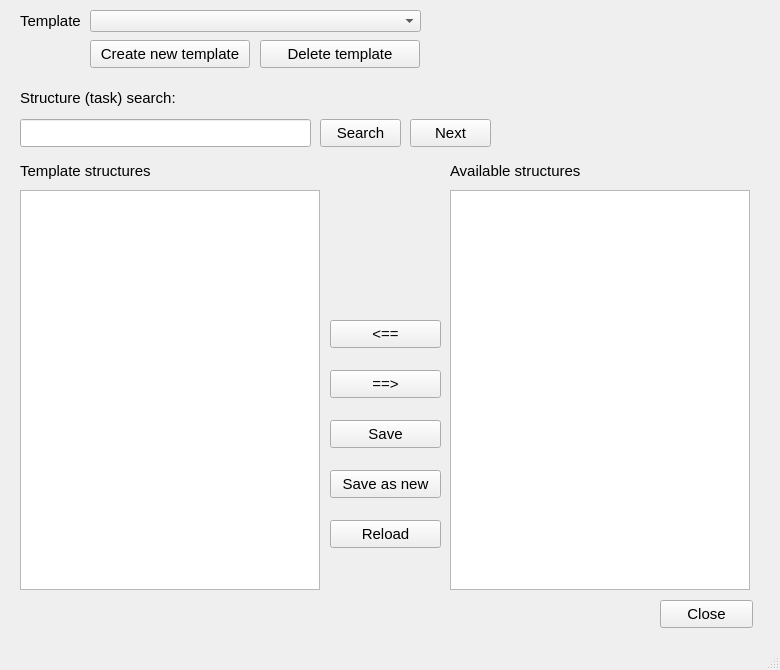
<?xml version="1.0" encoding="UTF-8"?>
<ui version="4.0">
 <class>MainWindow</class>
 <widget class="QMainWindow" name="MainWindow">
  <property name="geometry">
   <rect>
    <x>0</x>
    <y>0</y>
    <width>780</width>
    <height>670</height>
   </rect>
  </property>
  <property name="minimumSize">
   <size>
    <width>780</width>
    <height>670</height>
   </size>
  </property>
  <property name="maximumSize">
   <size>
    <width>780</width>
    <height>670</height>
   </size>
  </property>
  <property name="font">
   <font>
    <pointsize>9</pointsize>
   </font>
  </property>
  <property name="windowTitle">
   <string>MainWindow</string>
  </property>
  <widget class="QWidget" name="centralwidget">
   <widget class="QLabel" name="label">
    <property name="geometry">
     <rect>
      <x>20</x>
      <y>10</y>
      <width>71</width>
      <height>21</height>
     </rect>
    </property>
    <property name="font">
     <font>
      <pointsize>11</pointsize>
     </font>
    </property>
    <property name="text">
     <string>Template</string>
    </property>
   </widget>
   <widget class="QComboBox" name="TemplName">
    <property name="geometry">
     <rect>
      <x>90</x>
      <y>10</y>
      <width>331</width>
      <height>22</height>
     </rect>
    </property>
    <property name="font">
     <font>
      <pointsize>11</pointsize>
     </font>
    </property>
   </widget>
   <widget class="QPushButton" name="NewTempl">
    <property name="geometry">
     <rect>
      <x>90</x>
      <y>40</y>
      <width>160</width>
      <height>28</height>
     </rect>
    </property>
    <property name="font">
     <font>
      <pointsize>11</pointsize>
     </font>
    </property>
    <property name="text">
     <string>Create new template</string>
    </property>
   </widget>
   <widget class="QPushButton" name="Del">
    <property name="geometry">
     <rect>
      <x>260</x>
      <y>40</y>
      <width>160</width>
      <height>28</height>
     </rect>
    </property>
    <property name="font">
     <font>
      <pointsize>11</pointsize>
     </font>
    </property>
    <property name="text">
     <string>Delete template</string>
    </property>
   </widget>
   <widget class="QPushButton" name="Remove">
    <property name="geometry">
     <rect>
      <x>330</x>
      <y>370</y>
      <width>111</width>
      <height>28</height>
     </rect>
    </property>
    <property name="font">
     <font>
      <pointsize>11</pointsize>
     </font>
    </property>
    <property name="text">
     <string>==&gt;</string>
    </property>
   </widget>
   <widget class="QPushButton" name="Add">
    <property name="geometry">
     <rect>
      <x>330</x>
      <y>320</y>
      <width>111</width>
      <height>28</height>
     </rect>
    </property>
    <property name="font">
     <font>
      <pointsize>11</pointsize>
     </font>
    </property>
    <property name="text">
     <string>&lt;==</string>
    </property>
   </widget>
   <widget class="QTreeView" name="AllStruct">
    <property name="geometry">
     <rect>
      <x>450</x>
      <y>190</y>
      <width>300</width>
      <height>400</height>
     </rect>
    </property>
    <property name="font">
     <font>
      <pointsize>11</pointsize>
     </font>
    </property>
   </widget>
   <widget class="QListView" name="CurrentStruct">
    <property name="geometry">
     <rect>
      <x>20</x>
      <y>190</y>
      <width>300</width>
      <height>400</height>
     </rect>
    </property>
    <property name="font">
     <font>
      <pointsize>11</pointsize>
     </font>
    </property>
   </widget>
   <widget class="QLabel" name="label_2">
    <property name="geometry">
     <rect>
      <x>20</x>
      <y>160</y>
      <width>141</width>
      <height>21</height>
     </rect>
    </property>
    <property name="font">
     <font>
      <pointsize>11</pointsize>
     </font>
    </property>
    <property name="text">
     <string>Template structures</string>
    </property>
   </widget>
   <widget class="QLabel" name="label_3">
    <property name="geometry">
     <rect>
      <x>450</x>
      <y>160</y>
      <width>141</width>
      <height>21</height>
     </rect>
    </property>
    <property name="font">
     <font>
      <pointsize>11</pointsize>
     </font>
    </property>
    <property name="text">
     <string>Available structures</string>
    </property>
   </widget>
   <widget class="QPushButton" name="Save">
    <property name="geometry">
     <rect>
      <x>330</x>
      <y>420</y>
      <width>111</width>
      <height>28</height>
     </rect>
    </property>
    <property name="font">
     <font>
      <pointsize>11</pointsize>
     </font>
    </property>
    <property name="text">
     <string>Save</string>
    </property>
   </widget>
   <widget class="QPushButton" name="Exit">
    <property name="geometry">
     <rect>
      <x>660</x>
      <y>600</y>
      <width>93</width>
      <height>28</height>
     </rect>
    </property>
    <property name="font">
     <font>
      <pointsize>11</pointsize>
     </font>
    </property>
    <property name="text">
     <string>Close</string>
    </property>
   </widget>
   <widget class="QPushButton" name="Save_3">
    <property name="geometry">
     <rect>
      <x>330</x>
      <y>470</y>
      <width>111</width>
      <height>28</height>
     </rect>
    </property>
    <property name="font">
     <font>
      <pointsize>11</pointsize>
     </font>
    </property>
    <property name="text">
     <string>Save as new</string>
    </property>
   </widget>
   <widget class="QLineEdit" name="SearchRequest">
    <property name="geometry">
     <rect>
      <x>20</x>
      <y>119</y>
      <width>291</width>
      <height>28</height>
     </rect>
    </property>
    <property name="font">
     <font>
      <pointsize>11</pointsize>
     </font>
    </property>
   </widget>
   <widget class="QPushButton" name="Search">
    <property name="geometry">
     <rect>
      <x>320</x>
      <y>119</y>
      <width>81</width>
      <height>28</height>
     </rect>
    </property>
    <property name="font">
     <font>
      <pointsize>11</pointsize>
     </font>
    </property>
    <property name="text">
     <string>Search</string>
    </property>
   </widget>
   <widget class="QLabel" name="label_5">
    <property name="geometry">
     <rect>
      <x>20</x>
      <y>90</y>
      <width>231</width>
      <height>16</height>
     </rect>
    </property>
    <property name="font">
     <font>
      <pointsize>11</pointsize>
     </font>
    </property>
    <property name="text">
     <string>Structure (task) search:</string>
    </property>
   </widget>
   <widget class="QPushButton" name="NextResult">
    <property name="geometry">
     <rect>
      <x>410</x>
      <y>119</y>
      <width>81</width>
      <height>28</height>
     </rect>
    </property>
    <property name="font">
     <font>
      <pointsize>11</pointsize>
     </font>
    </property>
    <property name="text">
     <string>Next</string>
    </property>
   </widget>
   <widget class="QPushButton" name="Reload">
    <property name="geometry">
     <rect>
      <x>330</x>
      <y>520</y>
      <width>111</width>
      <height>28</height>
     </rect>
    </property>
    <property name="font">
     <font>
      <pointsize>11</pointsize>
     </font>
    </property>
    <property name="text">
     <string>Reload</string>
    </property>
   </widget>
  </widget>
  <widget class="QMenuBar" name="menubar">
   <property name="geometry">
    <rect>
     <x>0</x>
     <y>0</y>
     <width>780</width>
     <height>21</height>
    </rect>
   </property>
  </widget>
  <widget class="QStatusBar" name="statusbar"/>
 </widget>
 <resources/>
 <connections/>
</ui>
